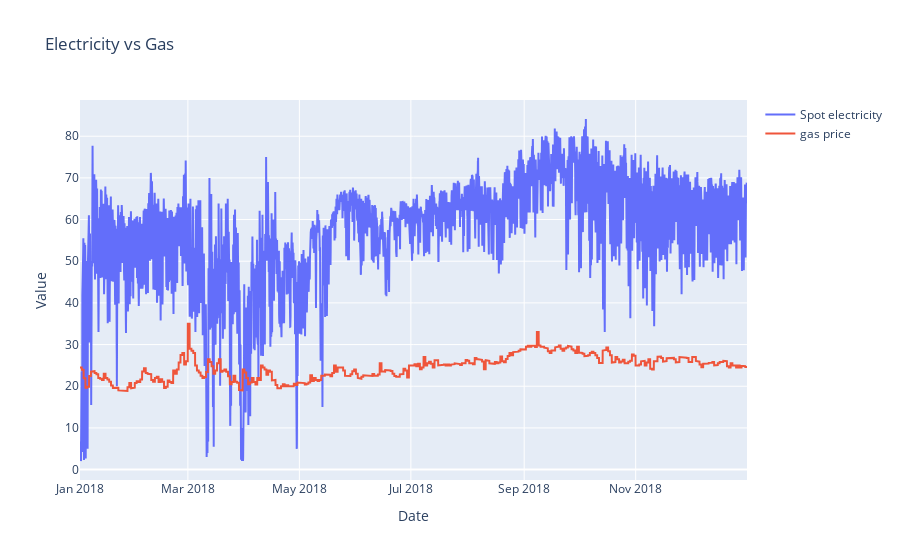

The notebook cell saved with this chart:
### Markdown cell above
## **3. Visualize the data**.

A visual way to understand the input data. 

1. Relation between gas and electricity prices
2. Histogram
3. Boxplots
4. Correlation matrix

### Code cell
# plotly library for interacive plots
import plotly.offline as py
from plotly import tools
import plotly.graph_objs as go
import warnings
from ipywidgets import widgets
from ipywidgets import interact

# plotly settings to ignore warnings
warnings.filterwarnings('ignore')
py.init_notebook_mode(connected=True)


trace1 = go.Scatter(
             x = data['datetime'],
             y = data['spot[€/MWh]'],
             mode = 'lines',
             name = 'Spot electricity')

trace2 = go.Scatter(
            x = data['datetime'],
            y = data['GasPrice'],
            mode = 'lines',
            name = 'gas price')

# create layout
layout = go.Layout(
    title = "Electricity vs Gas",
    xaxis = {'title' : "Date"},
    yaxis = {'title' : "Value"})

 #create figure
fig = go.Figure(data=[trace1, trace2], layout=layout)
# show figure
fig.show()

### Figure 1 — Plotly figure (JSON) as saved in the notebook; plotly's stock layout.template omitted (floating-point values rounded to 4 significant figures; data arrays with more than 128 entries replaced by an {"elided": "..."} marker saying what was removed)
{"data": [{"mode": "lines", "name": "Spot electricity", "type": "scatter", "x": {"elided": "8760 str values"}, "y": {"elided": "8760 float values"}}, {"mode": "lines", "name": "gas price", "type": "scatter", "x": {"elided": "8760 str values"}, "y": {"elided": "8760 float values"}}], "layout": {"title": {"text": "Electricity vs Gas"}, "xaxis": {"title": {"text": "Date"}}, "yaxis": {"title": {"text": "Value"}}}}
